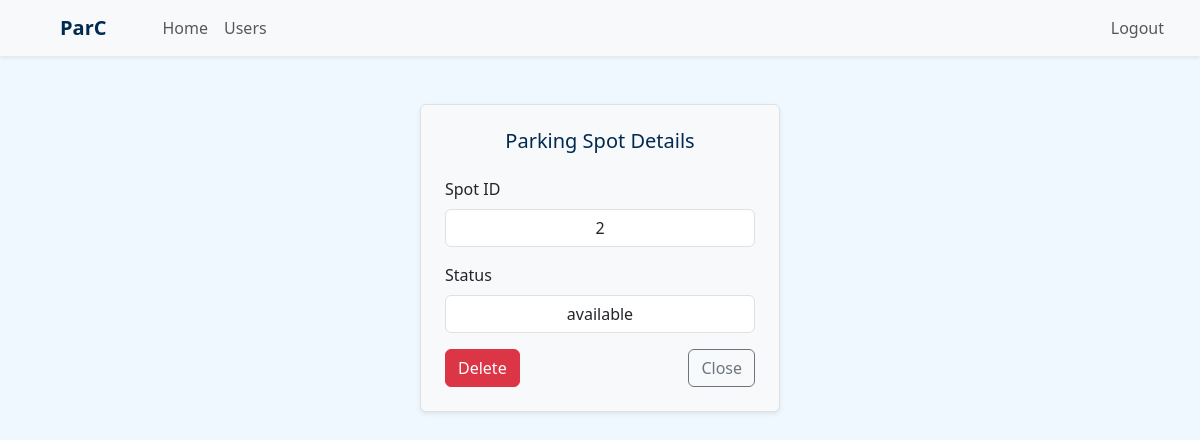
Before: /admin/get_spot/2 (signed in) with the older database file.
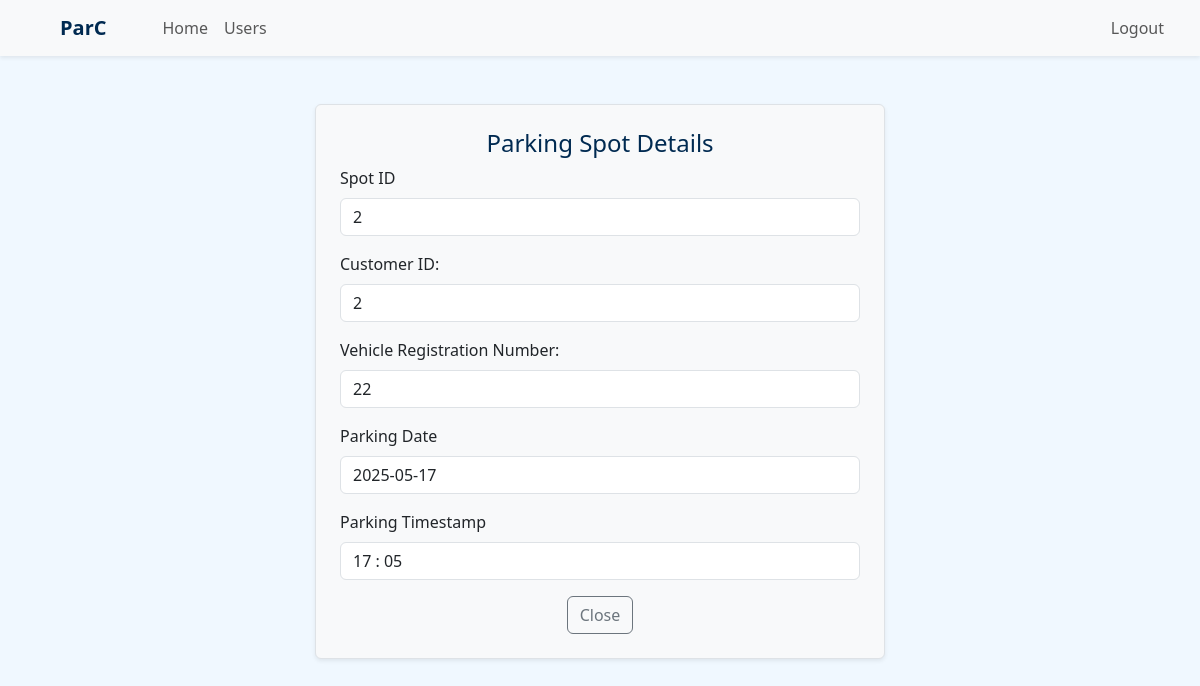
After: the same page with the newer database file.
### application/models.py (models this page shows)
class ParkingSpot(db.Model):
    id = db.Column(db.Integer, primary_key = True)
    lot_id = db.Column(db.Integer, db.ForeignKey('parking_lot.id'), nullable = False)
    status = db.Column(db.String, nullable = False, default = 'available')
    reservations = db.relationship('Reservation', backref = 'spot', cascade = 'all, delete')

class Reservation(db.Model):
    id = db.Column(db.Integer, primary_key = True)
    spot_id = db.Column(db.Integer, db.ForeignKey('parking_spot.id'), nullable=False)
    user_id = db.Column(db.Integer, db.ForeignKey('user.id'), nullable = False)
    vrn = db.Column(db.String, nullable = False)
    parking_timestamp = db.Column(db.DateTime, nullable = False)
    leaving_timestamp = db.Column(db.DateTime, nullable = True)
    duration = db.Column(db.String, nullable = True)
    status = db.Column(db.String, nullable = False, default = 'unpaid')
    parking_cost = db.Column(db.Integer, nullable = False, default = 0)

### application/routes.py (the view)
@app.route('/admin/get_spot/<int:spot_id>')
@auth_required()
@roles_required('admin')
def get_spot(spot_id):
    spot = ParkingSpot.query.get(spot_id)
    if spot.status == "occupied":
        reservation = Reservation.query.filter_by(spot_id = spot.id).order_by(Reservation.id.desc()).first()
        return render_template('spot.html', reservation = reservation)
    return render_template('spot.html', spot = spot)

### templates/spot.html (shortened to what this page needs)
{% extends "admin_dashboard.html" %}
{% block content %}
<div class="container">
    <div class="row">
        {% if reservation %}
        <div class="col-md-6 bg-light border rounded p-4 shadow-sm mt-5 mx-auto">
            <h4 class="text-center">Parking Spot Details</h4>
            <div class="mb-3">
                <label class="form-label">Spot ID</label>
                <input type="text" class="form-control" value="{{reservation.spot_id}}" readonly>
            </div>
            <div class="mb-3">
                <label class="form-label">Customer ID:</label>
                <input type="text" class="form-control" value="{{reservation.user_id}}" readonly>
            </div>
            <div class="mb-3">
                <label class="form-label">Vehicle Registration Number:</label>
                <input type="text" class="form-control" value="{{reservation.vrn}}" readonly>
            </div>
            <div class="mb-3">
                <label class="form-label">Parking Date</label>
                <input type="text" class="form-control" value="{{reservation.parking_timestamp.strftime('%Y-%m-%d')}}"
                    readonly>
            </div>
            <div class="mb-3">
                <label class="form-label">Parking Timestamp</label>
                <input type="text" class="form-control" value="{{reservation.parking_timestamp.strftime('%H : %M')}}"
                    readonly>
            </div>
            <div class="text-center">
                <a href="{{url_for('admin_dashboard')}}" class="btn btn-outline-secondary">Close</a>
            </div>
        </div>
        {% else %}
        <div class="container my-5">
            <div class="mx-auto p-4 border rounded shadow-sm bg-light" style="max-width: 360px;">
                <h5 class="text-center mb-4">Parking Spot Details</h5>
                <div class="mb-3">
                    <label class="form-label">Spot ID</label>
                    <input type="text" class="form-control text-center" value="{{spot.id}}" readonly>
                </div>
                <div class="mb-3">
                    <label class="form-label">Status</label>
                    <input type="text" class="form-control text-center" value="{{spot.status}}" readonly>
                </div>
                <div class="d-flex justify-content-between">
                    <a href="{{url_for('delete_spot', spot_id=spot.id)}}" class="btn btn-danger">Delete</a>
                    <a href="{{url_for('admin_dashboard')}}" class="btn btn-outline-secondary">Close</a>
                </div>
            </div>
        </div>
        {% endif %}
    </div>
</div>
{% endblock %}

Changed rows visible on the page:
no longer on this page (row edited): ParkingSpot: id "2", status "available"
added Reservation: spot_id "2", user_id "2", vrn "22", parking_timestamp "2025-05-17", parking_timestamp "17 : 05"
Other visible differences:
text no longer shown: "Status Delete"
text now shown: "Customer ID: Vehicle Registration Number: Parking Date Parking Timestamp"
